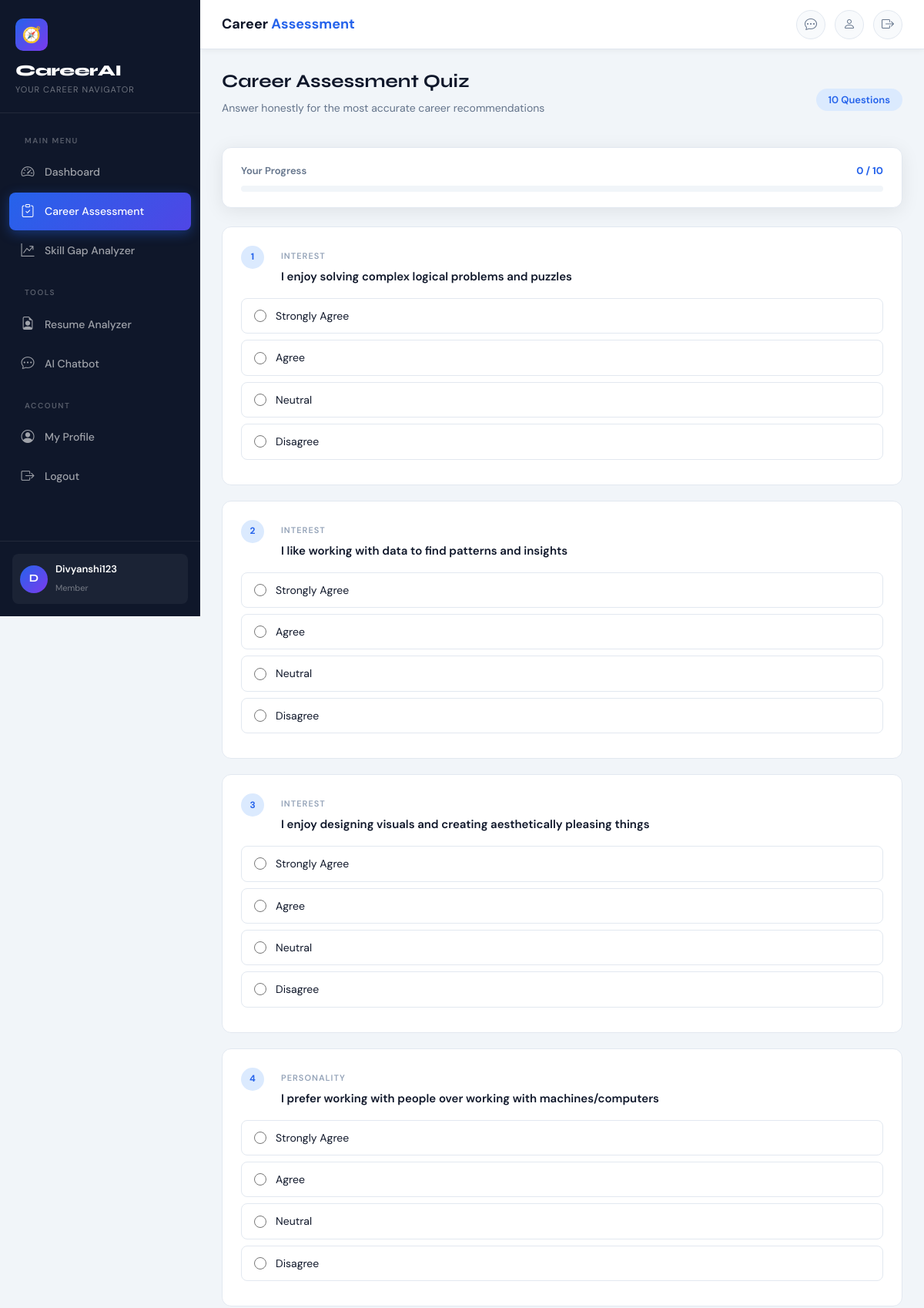
The page /quiz/ (signed in, upper part) on the database its author committed.
### accounts/models.py (models this page shows, shortened)
class User(AbstractUser):
    bio = models.TextField(blank=True)
    profile_pic = models.ImageField(upload_to='profiles/', blank=True, null=True)
    current_skills = models.TextField(blank=True, help_text="Comma-separated list of your skills")
    desired_career = models.CharField(max_length=200, blank=True)
    linkedin_url = models.URLField(blank=True)
    github_url = models.URLField(blank=True)
    experience_years = models.PositiveIntegerField(default=0)

### career/models.py (models this page shows, shortened)
class Question(models.Model):
    CATEGORY_CHOICES = [
        ('interest', 'Interest'),
        ('skill', 'Skill'),
        ('personality', 'Personality'),
        ('value', 'Work Value'),
    ]
    text = models.TextField()
    category = models.CharField(max_length=20, choices=CATEGORY_CHOICES)
    order = models.IntegerField(default=0)
    class Meta:
        ordering = ['order']

class Option(models.Model):
    question = models.ForeignKey(Question, on_delete=models.CASCADE, related_name='options')
    text = models.CharField(max_length=300)
    weight = models.JSONField(default=dict)

### career/views.py (the view, shortened to what this page needs)
# urls.py: path('quiz/', views.quiz_view, name='quiz'),
@login_required
def quiz_view(request):
    questions = Question.objects.prefetch_related('options').order_by('order')
    if not questions.exists():
        seed_questions()
        questions = Question.objects.prefetch_related('options').order_by('order')
    categories = {}
    for q in questions:
        categories.setdefault(q.get_category_display(), []).append(q)
    return render(request, 'career/quiz.html', {'questions': questions, 'categories': categories, 'total': questions.count()})

### templates/career/quiz.html (shortened to what this page needs)
{% extends 'base.html' %}
{% block page_title %}Career <span>Assessment</span>{% endblock %}
{% block content %}
<div class="page-header fade-up">
  <div>
    <h2>Career Assessment Quiz</h2>
    <p style="color:#64748b;font-size:14px;margin-top:4px;">Answer honestly for the most accurate career recommendations</p>
  </div>
  <span class="badge badge-primary" style="font-size:13px;padding:8px 16px;">{{ total }} Questions</span>
</div>
<div class="card mb-4 fade-up fade-up-1" style="padding:20px 24px;">
  <div style="display:flex;justify-content:space-between;align-items:center;margin-bottom:8px;">
    <span style="font-size:13px;font-weight:600;color:#64748b;">Your Progress</span>
    <span id="progressText" style="font-size:13px;font-weight:700;color:#2563eb;">0 / {{ total }}</span>
  </div>
  <div class="progress">
  </div>
</div>
<form method="post" id="quizForm">
  {% for question in questions %}
  <div class="question-card fade-up" data-q="{{ forloop.counter }}" id="qcard_{{ question.id }}">
    <div style="display:flex;align-items:flex-start;gap:12px;margin-bottom:16px;">
      <span class="question-number">{{ forloop.counter }}</span>
      <div>
        <span style="font-size:11px;font-weight:600;text-transform:uppercase;letter-spacing:1px;color:#94a3b8;">{{ question.get_category_display }}</span>
        <p style="font-size:15px;font-weight:600;color:#0f172a;margin:4px 0 0;">{{ question.text }}</p>
      </div>
    </div>
    {% for option in question.options.all %}
    <label class="option-label" for="opt_{{ option.id }}">
      <input type="radio" name="q_{{ question.id }}" id="opt_{{ option.id }}" value="{{ option.id }}" onchange="updateProgress()">
      <span>{{ option.text }}</span>
    </label>
    {% endfor %}
  </div>
  {% endfor %}
</form>
{% endblock %}

### templates/base.html (shortened to what this page needs)
{% load static %}
<!DOCTYPE html>
<html lang="en">
<head>
  <link href="https://cdn.jsdelivr.net/npm/bootstrap@5.3.2/dist/css/bootstrap.min.css" rel="stylesheet">
  <link href="https://cdn.jsdelivr.net/npm/bootstrap-icons@1.11.3/font/bootstrap-icons.min.css" rel="stylesheet">
  <link href="{% static 'css/main.css' %}" rel="stylesheet">
</head>
<body>
<aside class="sidebar" id="sidebar">
  <div class="sidebar-brand">
    <div class="brand-icon">🧭</div>
    <div class="brand-name">CareerAI</div>
    <div class="brand-sub">Your Career Navigator</div>
  </div>
  <nav class="sidebar-nav">
    <div class="sidebar-section-label">Main Menu</div>
    <div class="nav-item">
      <a href="{% url 'dashboard' %}" class="nav-link {% if request.resolver_match.url_name == 'dashboard' %}active{% endif %}">
        <i class="bi bi-speedometer2"></i> Dashboard
      </a>
    </div>
    <div class="nav-item">
      <a href="{% url 'quiz' %}" class="nav-link {% if 'quiz' in request.resolver_match.url_name %}active{% endif %}">
        <i class="bi bi-clipboard-check"></i> Career Assessment
      </a>
    </div>
    <div class="nav-item">
      <a href="{% url 'skill_gap' %}" class="nav-link {% if request.resolver_match.url_name == 'skill_gap' %}active{% endif %}">
        <i class="bi bi-graph-up-arrow"></i> Skill Gap Analyzer
      </a>
    </div>
    <div class="sidebar-section-label">Tools</div>
    <div class="nav-item">
      <a href="{% url 'upload_resume' %}" class="nav-link {% if 'resume' in request.resolver_match.url_name %}active{% endif %}">
        <i class="bi bi-file-earmark-person"></i> Resume Analyzer
      </a>
    </div>
    <div class="nav-item">
      <a href="{% url 'chatbot' %}" class="nav-link {% if request.resolver_match.url_name == 'chatbot' %}active{% endif %}">
        <i class="bi bi-chat-dots"></i> AI Chatbot
      </a>
    </div>
    <div class="sidebar-section-label">Account</div>
    <div class="nav-item">
      <a href="{% url 'profile' %}" class="nav-link {% if request.resolver_match.url_name == 'profile' %}active{% endif %}">
        <i class="bi bi-person-circle"></i> My Profile
      </a>
    </div>
    <div class="nav-item">
      <a href="{% url 'logout' %}" class="nav-link">
        <i class="bi bi-box-arrow-right"></i> Logout
      </a>
    </div>
  </nav>
  <div class="sidebar-footer">
    <a href="{% url 'profile' %}" class="sidebar-user">
      <div class="avatar">
        {% if request.user.profile_pic %}
          <img src="{{ request.user.profile_pic.url }}" alt="Avatar">
        {% else %}
          {{ request.user.first_name|first|upper|default:request.user.username|first|upper }}
        {% endif %}
      </div>
      <div class="user-info">
        <span class="name">{{ request.user.get_full_name|default:request.user.username }}</span>
        <span class="role">{{ request.user.desired_career|default:"Member" }}</span>
      </div>
    </a>
  </div>
</aside>
<div class="main-wrapper">
  <header class="topbar">
    <div class="topbar-title">{% block page_title %}<span>Dashboard</span>{% endblock %}</div>
    <div class="topbar-right">
      <a href="{% url 'chatbot' %}" class="topbar-btn" title="AI Chat">
        <i class="bi bi-chat-dots"></i>
      </a>
      <a href="{% url 'profile' %}" class="topbar-btn" title="Profile">
        <i class="bi bi-person"></i>
      </a>
      <a href="{% url 'logout' %}" class="topbar-btn" title="Logout">
        <i class="bi bi-box-arrow-right"></i>
      </a>
    </div>
  </header>
  <main class="page-content">
    {% block content %}{% endblock %}
  </main>
</div>
</body>
</html>

### rows shown on the page
User: user.first_name|first "D", user.get_full_name "Divyanshi123", user.desired_career "Member"
Question: category "INTEREST", text "I enjoy solving complex logical problems and puzzles"
Option: text "Strongly Agree"
Option: text "Agree"
Option: text "Neutral"
Option: text "Disagree"
Question: category "INTEREST", text "I like working with data to find patterns and insights"
Option: text "Strongly Agree"
Option: text "Agree"
Option: text "Neutral"
Option: text "Disagree"
Question: category "INTEREST", text "I enjoy designing visuals and creating aesthetically pleasing things"
Option: text "Strongly Agree"
Option: text "Agree"
Option: text "Neutral"
Option: text "Disagree"
Question: category "PERSONALITY", text "I prefer working with people over working with machines/computers"
Option: text "Strongly Agree"
Option: text "Agree"
Option: text "Neutral"
Option: text "Disagree"

### other values the page prints
{{ total }} "10"
